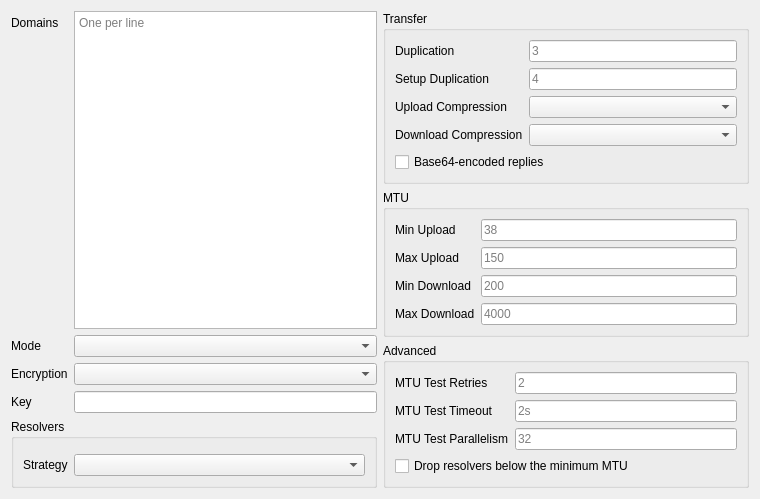
<?xml version="1.0" encoding="UTF-8"?>
<ui version="4.0">
 <class>EditMasterDns</class>
 <widget class="QWidget" name="EditMasterDns">
  <property name="geometry">
   <rect>
    <x>0</x>
    <y>0</y>
    <width>760</width>
    <height>480</height>
   </rect>
  </property>
  <property name="windowTitle">
   <string notr="true">EditMasterDns</string>
  </property>
  <layout class="QHBoxLayout" name="horizontalLayout">
   <item>
    <widget class="QWidget" name="tunnel_w" native="true">
     <layout class="QVBoxLayout" name="tunnel_layout">
      <property name="leftMargin">
       <number>0</number>
      </property>
      <property name="topMargin">
       <number>0</number>
      </property>
      <property name="rightMargin">
       <number>0</number>
      </property>
      <property name="bottomMargin">
       <number>0</number>
      </property>
      <item>
       <layout class="QFormLayout" name="tunnel_form">
        <item row="0" column="0">
         <widget class="QLabel" name="domains_l">
          <property name="text">
           <string>Domains</string>
          </property>
          <property name="buddy">
           <cstring>domains</cstring>
          </property>
         </widget>
        </item>
        <item row="0" column="1">
         <widget class="MyPlainTextEdit" name="domains">
          <property name="tabChangesFocus">
           <bool>true</bool>
          </property>
          <property name="lineWrapMode">
           <enum>QPlainTextEdit::NoWrap</enum>
          </property>
          <property name="placeholderText">
           <string>One per line</string>
          </property>
         </widget>
        </item>
        <item row="1" column="0">
         <widget class="QLabel" name="mode_l">
          <property name="text">
           <string>Mode</string>
          </property>
          <property name="buddy">
           <cstring>mode</cstring>
          </property>
         </widget>
        </item>
        <item row="1" column="1">
         <widget class="QComboBox" name="mode"/>
        </item>
        <item row="2" column="0">
         <widget class="QLabel" name="encryption_method_l">
          <property name="text">
           <string>Encryption</string>
          </property>
          <property name="buddy">
           <cstring>encryption_method</cstring>
          </property>
         </widget>
        </item>
        <item row="2" column="1">
         <widget class="QComboBox" name="encryption_method"/>
        </item>
        <item row="3" column="0">
         <widget class="QLabel" name="encryption_key_l">
          <property name="text">
           <string>Key</string>
          </property>
          <property name="buddy">
           <cstring>encryption_key</cstring>
          </property>
         </widget>
        </item>
        <item row="3" column="1">
         <widget class="QLineEdit" name="encryption_key"/>
        </item>
       </layout>
      </item>
      <item>
       <widget class="QGroupBox" name="resolvers_box">
        <property name="title">
         <string>Resolvers</string>
        </property>
        <layout class="QFormLayout" name="resolvers_form">
         <item row="0" column="0" colspan="2">
          <widget class="ResolverSourceWidget" name="resolvers" native="true"/>
         </item>
         <item row="1" column="0">
          <widget class="QLabel" name="balancing_strategy_l">
           <property name="text">
            <string>Strategy</string>
           </property>
           <property name="buddy">
            <cstring>balancing_strategy</cstring>
           </property>
          </widget>
         </item>
         <item row="1" column="1">
          <widget class="QComboBox" name="balancing_strategy"/>
         </item>
        </layout>
       </widget>
      </item>
     </layout>
    </widget>
   </item>
   <item>
    <widget class="QWidget" name="side_w" native="true">
     <layout class="QVBoxLayout" name="side_layout">
      <property name="leftMargin">
       <number>0</number>
      </property>
      <property name="topMargin">
       <number>0</number>
      </property>
      <property name="rightMargin">
       <number>0</number>
      </property>
      <property name="bottomMargin">
       <number>0</number>
      </property>
      <item>
       <widget class="QGroupBox" name="transfer_box">
        <property name="title">
         <string>Transfer</string>
        </property>
        <layout class="QFormLayout" name="transfer_form">
         <item row="0" column="0">
          <widget class="QLabel" name="packet_duplication_l">
           <property name="text">
            <string>Duplication</string>
           </property>
           <property name="buddy">
            <cstring>packet_duplication</cstring>
           </property>
          </widget>
         </item>
         <item row="0" column="1">
          <widget class="QLineEdit" name="packet_duplication">
           <property name="placeholderText">
            <string notr="true">3</string>
           </property>
          </widget>
         </item>
         <item row="1" column="0">
          <widget class="QLabel" name="setup_packet_duplication_l">
           <property name="text">
            <string>Setup Duplication</string>
           </property>
           <property name="buddy">
            <cstring>setup_packet_duplication</cstring>
           </property>
          </widget>
         </item>
         <item row="1" column="1">
          <widget class="QLineEdit" name="setup_packet_duplication">
           <property name="placeholderText">
            <string notr="true">4</string>
           </property>
          </widget>
         </item>
         <item row="2" column="0">
          <widget class="QLabel" name="upload_compression_l">
           <property name="text">
            <string>Upload Compression</string>
           </property>
           <property name="buddy">
            <cstring>upload_compression</cstring>
           </property>
          </widget>
         </item>
         <item row="2" column="1">
          <widget class="QComboBox" name="upload_compression"/>
         </item>
         <item row="3" column="0">
          <widget class="QLabel" name="download_compression_l">
           <property name="text">
            <string>Download Compression</string>
           </property>
           <property name="buddy">
            <cstring>download_compression</cstring>
           </property>
          </widget>
         </item>
         <item row="3" column="1">
          <widget class="QComboBox" name="download_compression"/>
         </item>
         <item row="4" column="0" colspan="2">
          <widget class="QCheckBox" name="base64_response">
           <property name="text">
            <string>Base64-encoded replies</string>
           </property>
          </widget>
         </item>
        </layout>
       </widget>
      </item>
      <item>
       <widget class="QGroupBox" name="mtu_box">
        <property name="title">
         <string>MTU</string>
        </property>
        <layout class="QFormLayout" name="mtu_form">
         <item row="0" column="0">
          <widget class="QLabel" name="mtu_min_upload_l">
           <property name="text">
            <string>Min Upload</string>
           </property>
           <property name="buddy">
            <cstring>mtu_min_upload</cstring>
           </property>
          </widget>
         </item>
         <item row="0" column="1">
          <widget class="QLineEdit" name="mtu_min_upload">
           <property name="placeholderText">
            <string notr="true">38</string>
           </property>
          </widget>
         </item>
         <item row="1" column="0">
          <widget class="QLabel" name="mtu_max_upload_l">
           <property name="text">
            <string>Max Upload</string>
           </property>
           <property name="buddy">
            <cstring>mtu_max_upload</cstring>
           </property>
          </widget>
         </item>
         <item row="1" column="1">
          <widget class="QLineEdit" name="mtu_max_upload">
           <property name="placeholderText">
            <string notr="true">150</string>
           </property>
          </widget>
         </item>
         <item row="2" column="0">
          <widget class="QLabel" name="mtu_min_download_l">
           <property name="text">
            <string>Min Download</string>
           </property>
           <property name="buddy">
            <cstring>mtu_min_download</cstring>
           </property>
          </widget>
         </item>
         <item row="2" column="1">
          <widget class="QLineEdit" name="mtu_min_download">
           <property name="placeholderText">
            <string notr="true">200</string>
           </property>
          </widget>
         </item>
         <item row="3" column="0">
          <widget class="QLabel" name="mtu_max_download_l">
           <property name="text">
            <string>Max Download</string>
           </property>
           <property name="buddy">
            <cstring>mtu_max_download</cstring>
           </property>
          </widget>
         </item>
         <item row="3" column="1">
          <widget class="QLineEdit" name="mtu_max_download">
           <property name="placeholderText">
            <string notr="true">4000</string>
           </property>
          </widget>
         </item>
        </layout>
       </widget>
      </item>
      <item>
       <widget class="QGroupBox" name="advanced_box">
        <property name="uiLevel" stdset="0">
         <string notr="true">advanced</string>
        </property>
        <property name="title">
         <string>Advanced</string>
        </property>
        <layout class="QFormLayout" name="advanced_form">
         <item row="0" column="0">
          <widget class="QLabel" name="mtu_test_retries_l">
           <property name="text">
            <string>MTU Test Retries</string>
           </property>
           <property name="buddy">
            <cstring>mtu_test_retries</cstring>
           </property>
          </widget>
         </item>
         <item row="0" column="1">
          <widget class="QLineEdit" name="mtu_test_retries">
           <property name="placeholderText">
            <string notr="true">2</string>
           </property>
          </widget>
         </item>
         <item row="1" column="0">
          <widget class="QLabel" name="mtu_test_timeout_l">
           <property name="text">
            <string>MTU Test Timeout</string>
           </property>
           <property name="buddy">
            <cstring>mtu_test_timeout</cstring>
           </property>
          </widget>
         </item>
         <item row="1" column="1">
          <widget class="QLineEdit" name="mtu_test_timeout">
           <property name="placeholderText">
            <string notr="true">2s</string>
           </property>
          </widget>
         </item>
         <item row="2" column="0">
          <widget class="QLabel" name="mtu_test_parallelism_l">
           <property name="text">
            <string>MTU Test Parallelism</string>
           </property>
           <property name="buddy">
            <cstring>mtu_test_parallelism</cstring>
           </property>
          </widget>
         </item>
         <item row="2" column="1">
          <widget class="QLineEdit" name="mtu_test_parallelism">
           <property name="placeholderText">
            <string notr="true">32</string>
           </property>
          </widget>
         </item>
         <item row="3" column="0" colspan="2">
          <widget class="QCheckBox" name="mtu_auto_remove_low">
           <property name="text">
            <string>Drop resolvers below the minimum MTU</string>
           </property>
          </widget>
         </item>
        </layout>
       </widget>
      </item>
      <item>
       <spacer name="side_spacer">
        <property name="orientation">
         <enum>Qt::Vertical</enum>
        </property>
        <property name="sizeHint" stdset="0">
         <size>
          <width>0</width>
          <height>0</height>
         </size>
        </property>
       </spacer>
      </item>
     </layout>
    </widget>
   </item>
  </layout>
 </widget>
 <customwidgets>
  <customwidget>
   <class>ResolverSourceWidget</class>
   <extends>QWidget</extends>
   <header>include/ui/widget/ResolverSourceWidget.h</header>
  </customwidget>
  <customwidget>
   <class>MyPlainTextEdit</class>
   <extends>QPlainTextEdit</extends>
   <header>include/ui/utils/MyPlainTextEdit.h</header>
  </customwidget>
 </customwidgets>
 <resources/>
 <connections/>
</ui>
